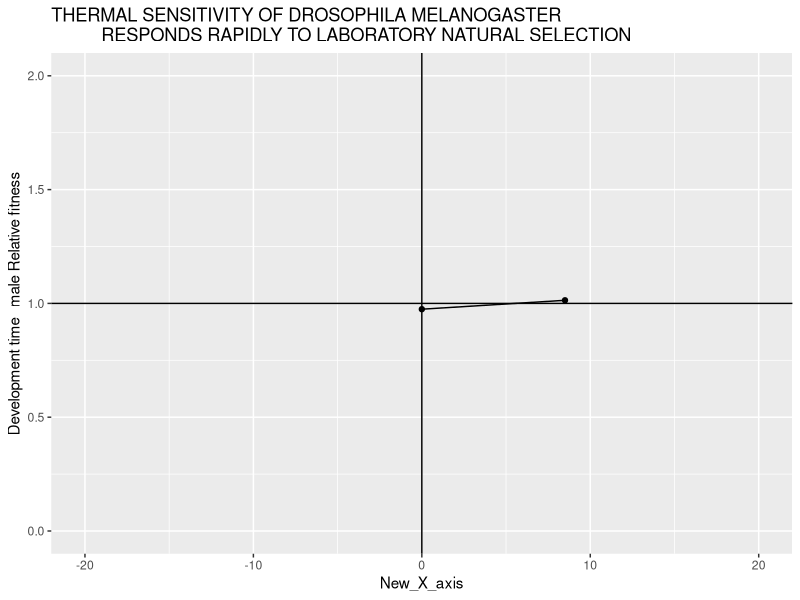

This chart was generated by the following R code: (Note: this script raises an error after producing the figure.)
library(ggplot2)
library(reshape)
library(dplyr)
library(ggpubr)


df<-read.table(file="../../1_data/1_data_two_point_assay/Huey_et_al_1991.txt" ,header= TRUE,sep = " ")
df$New_X_axis=df$Assay_temperature-16.5

m=1.96
Calc_CI<-function(x) m*x
df$Calc_CI<-(Calc_CI(df$standard_error))




df0 <- df%>% slice(1:4)


df0$Error_squared= df0$standard_error*df0$standard_error

df0$Mean_squared=df0$Mean_male*df0$Mean_male


Selection_line_male<- df0 %>%
  filter(Control_or_selection_line== "dev temp 16.5")

Control_line_male<- df0 %>%
  filter(Control_or_selection_line== "dev temp 25")


df1<- left_join(Selection_line_male,Control_line_male, by = c("New_X_axis"), suffix = c(".s", ".c"))%>%
  mutate(Relative_fitness_male =Mean_male.s /Mean_male.c)%>%
  mutate(Combined_Standard_error=Relative_fitness_male*sqrt((Error_squared.s/Mean_squared.s)+(Error_squared.c/Mean_squared.c)))%>%
  mutate(Absolute_combined_error=abs(Combined_Standard_error))%>%
  mutate(Combined_CI = Absolute_combined_error*1.96)

a<- ggplot(df1, aes(x=New_X_axis, y=Relative_fitness_male ,fill= )) +
  geom_line() +geom_point()+
  ggtitle("THERMAL SENSITIVITY OF DROSOPHILA MELANOGASTER 
          RESPONDS RAPIDLY TO LABORATORY NATURAL SELECTION") +
  ylab("Development time 	male Relative fitness")+ ylim(0,2)+ geom_hline(yintercept=1)+geom_vline(xintercept = 0)+xlim(-20,20)+
  geom_errorbar(aes(ymin=Relative_fitness_male-Combined_CI, ymax=Relative_fitness_male+Combined_CI), width=.2,)
#              position=position_dodge(.9) +geom_point()

print(a)



Sel_temp<-df1$Selection_temperature.s
New_X_axis<-df1$New_X_axis
Rel_fitness<-df1$Relative_fitness_male
CI<-df1$Confidence_interval.s
Paper_id<-replicate(2,"Huey_male")
Replicate<-df1$Replicate.s
Data_frame_Huey_male<-cbind(Paper_id,Sel_temp,New_X_axis,Rel_fitness,CI,Replicate)
write.table(Data_frame_Huey_male,file = "../../1_data/1_data_two_point_assay/Combined_graph_dataframes/Data_frame_Huey_male.txt",sep = " ")

###########################################################################################################################################

df2 <- df%>% slice(6:9)
df2$New_X_axis=df2$Assay_temperature-16.5


df2$Error_squared= df2$standard_error*df2$standard_error

df2$Mean_squared=df2$Mean_female*df2$Mean_female

Selection_line_female<- df2 %>%
  filter(Control_or_selection_line== "dev temp 16.5")

Control_line_female<- df2 %>%
  filter(Control_or_selection_line== "dev temp 25")


df3<- left_join(Selection_line_female,Control_line_female, by = c("New_X_axis"), suffix = c(".s", ".c"))%>%
  mutate(Relative_fitness_female =Mean_female.s /Mean_female.c)%>%
  mutate(Combined_Standard_error=Relative_fitness_female*sqrt((Error_squared.s/Mean_squared.s)+(Error_squared.c/Mean_squared.c)))%>%
  mutate(Absolute_combined_error=abs(Combined_Standard_error))%>%
  mutate(Combined_CI = Absolute_combined_error*1.96)



b<- ggplot(df3, aes(x=New_X_axis, y=Relative_fitness_female ,fill= )) +
  geom_line() +geom_point()+
  ggtitle("THERMAL SENSITIVITY OF DROSOPHILA MELANOGASTER 
          RESPONDS RAPIDLY TO LABORATORY NATURAL SELECTION")+
  ylab("Development time 	female relative fitness") + ylim(0,2)+geom_hline(yintercept=1)+geom_vline(xintercept = 0)+xlim(-20,20)+
  geom_errorbar(aes(ymin=Relative_fitness_female-Combined_CI, ymax=Relative_fitness_female+Combined_CI), width=.2,)
#              position=position_dodge(.9) +geom_point()

print(b)


Sel_temp<-df3$Selection_temperature.s
New_X_axis<-df3$New_X_axis
Rel_fitness<-df3$Relative_fitness_female
CI<-df3$Confidence_interval.s
Paper_id<-replicate(2,"Huey_female")
Replicate<-df3$Replicate.s
Data_frame_Huey_female<-cbind(Paper_id,Sel_temp,New_X_axis,Rel_fitness,CI,Replicate)
write.table(Data_frame_Huey_female,file = "../../1_data/1_data_two_point_assay/Combined_graph_dataframes/Data_frame_Huey_female.txt",sep = " ")
######################################################################################################################################3333333

b<- ggplot(df3, aes(x=Assay_temperature, y=Relative_fitness_female ,fill= )) +
  geom_line(aes(group=Control_or_selection_line, color=Control_or_selection_line)) +geom_point(aes(color=Control_or_selection_line))+
  ggtitle("THERMAL SENSITIVITY OF DROSOPHILA MELANOGASTER 
          RESPONDS RAPIDLY TO LABORATORY NATURAL SELECTION		") +
  ylab("Development time 	female relative fitness")
# geom_errorbar(aes(ymin=Mean_female-Calc_CI, ymax=Mean_female+Calc_CI), width=.2,)
#              position=position_dodge(.9) +geom_point()
